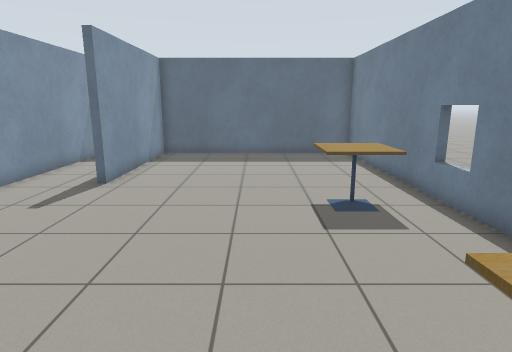
[1] (above)

12 first-person views from a walk through a robot-simulator world made for Gazebo. The camera is 1.3 m above the floor, tilts 12° down and sees 75° across. The floor is counted in squares, 0.5 m on a side. Each view is taken from the middle of a square. On the plan, view 1 faces up. The plan holds only what a view shows up to about 20 squares ahead; the rest is blank.

[2]
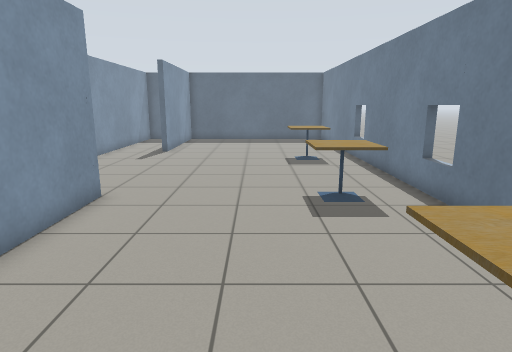

[3]
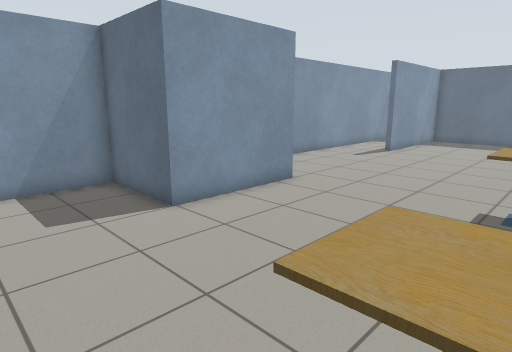

[4]
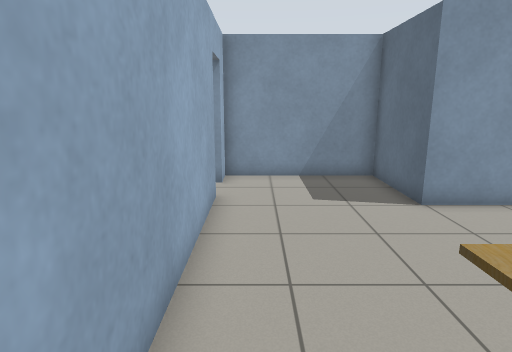

[5]
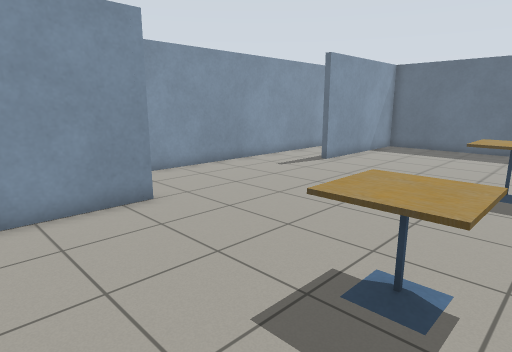

[6]
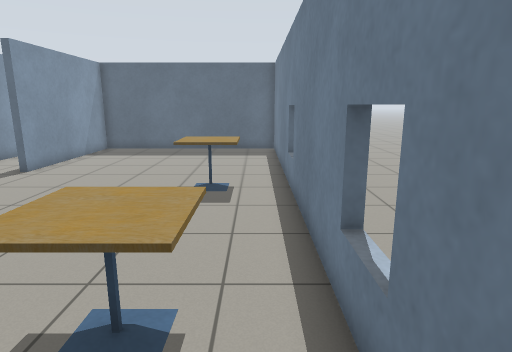

[7]
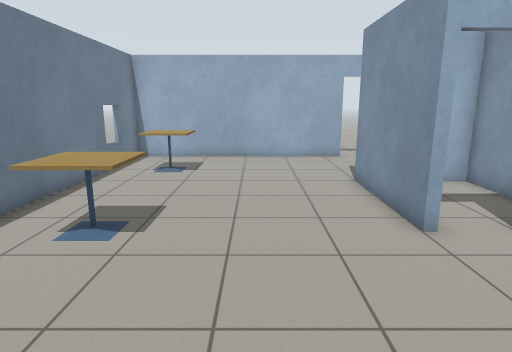

[8]
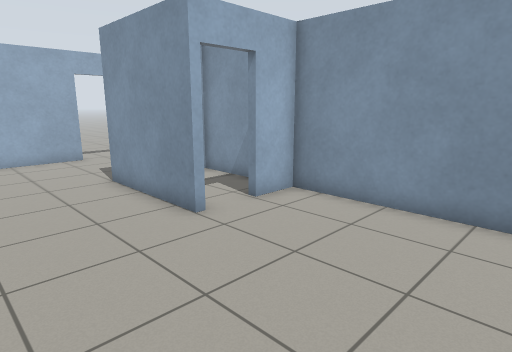

[9]
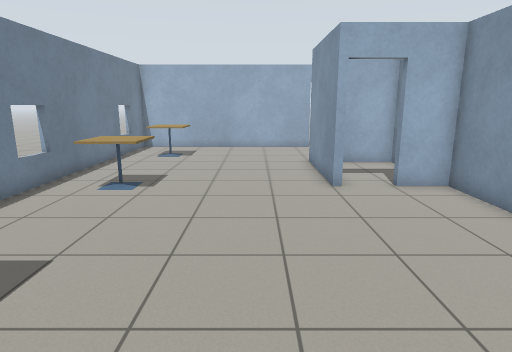

[10]
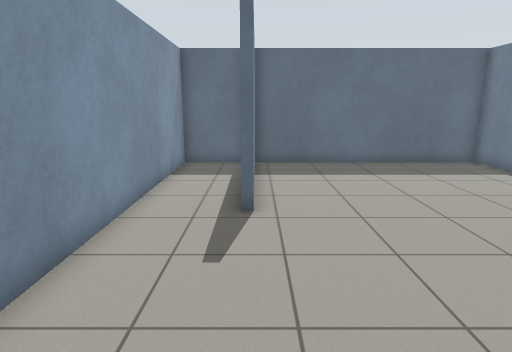

[11]
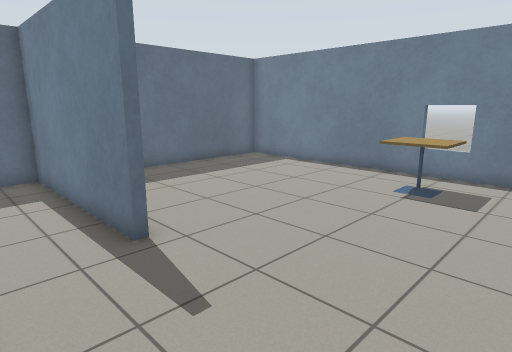

[12]
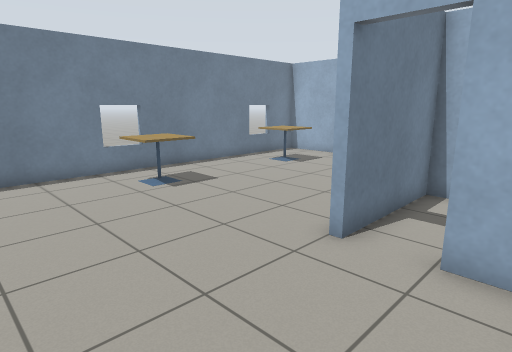

### Floor plan
Ten units are one square. View 1 is at (0, 0); x grows to the right and y downward. Boxes are objects, and circles mark ways between rooms. Rooms are numbered by the first view taken in them; rooms with no view inside come last. Other rooms are left out.
<svg viewBox="-88 -187 144 284">
<path fill="none" stroke="#000" d="M-45 -15 -45 36 -83 36 -83 92 -71 92M-54 -109 -54 -182 -83 -182 -83 -14 -66 -14M-54 92 51 92 51 -182 -50 -182 -50 -109M-83 6 -83 33 -48 33 -48 -15"/>
<rect x="15" y="45" width="20" height="20" fill="#bbb"><title>cafe table</title></rect>
<rect x="15" y="-25" width="20" height="20" fill="#bbb"><title>cafe table</title></rect>
<rect x="15" y="-95" width="20" height="20" fill="#bbb"><title>cafe table</title></rect>
<circle cx="-55" cy="-10" r="3" fill="#2a7"/>
<text x="-20" y="-50">1</text>
<text x="-70" y="10">2</text>
</svg>
Room 1 opens to room 2.

Where each view was taken, in squares from view 1:
view 1: 0 up, 0 right, facing up
view 2: 8 down, 0 right, facing up
view 3: 8 down, 3 right, facing up-left
view 4: 8 down, 4 right, facing left
view 5: 3 down, 4 right, facing up-left
view 6: 2 down, 4 right, facing up
view 7: 8 up, 1 left, facing down
view 8: 8 up, 0 right, facing down-left
view 9: 12 up, 2 left, facing down
view 10: 3 up, 5 left, facing up
view 11: 5 up, 8 left, facing up-right
view 12: 7 up, 8 left, facing down-right
